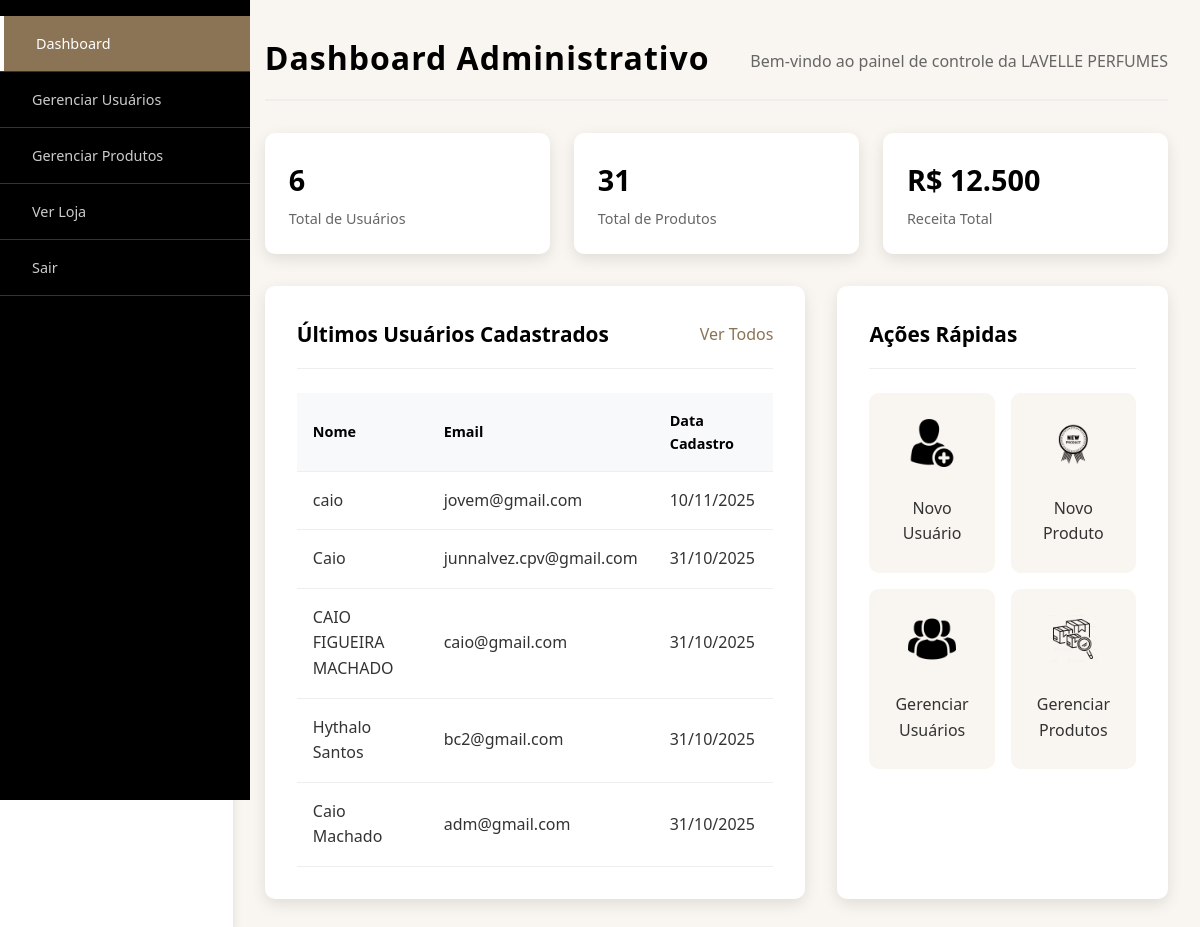
/admin/dashboard.php (signed in), run on the app's committed database.
### tables this page shows
CREATE TABLE `usuarios` (
  `id` int(11) NOT NULL,
  `nome` varchar(100) NOT NULL,
  `email` varchar(150) NOT NULL,
  `senha` varchar(255) NOT NULL,
  `data_cadastro` timestamp NOT NULL DEFAULT current_timestamp(),
  `telefone` varchar(20) DEFAULT NULL,
  `endereco` text DEFAULT NULL,
  `cidade` varchar(100) DEFAULT NULL,
  `estado` varchar(50) DEFAULT NULL,
  `cep` varchar(10) DEFAULT NULL,
  `foto_perfil` varchar(255) DEFAULT NULL,
  `created_at` timestamp NOT NULL DEFAULT current_timestamp()
);

### admin/dashboard.php (the view, shortened to what this page needs)
<?php
$database = new Database();
$db = $database->getConnection();
$total_usuarios = 0;
$total_produtos = 0;
$ultimos_usuarios = [];
try {
    $query_usuarios = "SELECT COUNT(*) as total FROM usuarios";
    $stmt_usuarios = $db->prepare($query_usuarios);
    $stmt_usuarios->execute();
    $total_usuarios = $stmt_usuarios->fetch(PDO::FETCH_ASSOC)['total'];
} catch(PDOException $e) {
    $total_usuarios = 0;
}
try {
    $query_produtos = "SELECT COUNT(*) as total FROM produtos";
    $stmt_produtos = $db->prepare($query_produtos);
    $stmt_produtos->execute();
    $total_produtos = $stmt_produtos->fetch(PDO::FETCH_ASSOC)['total'];
} catch(PDOException $e) {
    $total_produtos = 0;
}
try {
    $query_ultimos_usuarios = "SELECT nome, email, created_at FROM usuarios ORDER BY created_at DESC LIMIT 5";
    $stmt_ultimos_usuarios = $db->prepare($query_ultimos_usuarios);
    $stmt_ultimos_usuarios->execute();
    $ultimos_usuarios = $stmt_ultimos_usuarios->fetchAll(PDO::FETCH_ASSOC);
} catch(PDOException $e) {
    $ultimos_usuarios = [];
}
include 'includes/header.php';
include 'includes/sidebar.php';
?>
<div class="main-content">
    <div class="page-header">
        <h1>Dashboard Administrativo</h1>
        <p>Bem-vindo ao painel de controle da LAVELLE PERFUMES</p>
    </div>
    <div class="stats-grid">
        <div class="stat-card">
            <div class="stat-info">
                <div class="stat-number"><?php echo $total_usuarios; ?></div>
                <div class="stat-label">Total de Usuários</div>
            </div>
        </div>
        <div class="stat-card">
            <div class="stat-info">
                <div class="stat-number"><?php echo $total_produtos; ?></div>
                <div class="stat-label">Total de Produtos</div>
            </div>
        </div>
        <div class="stat-card">
            <div class="stat-info">
                <div class="stat-number">R$ 12.500</div>
                <div class="stat-label">Receita Total</div>
            </div>
        </div>
    </div>
    <div class="content-grid">
        <div class="content-card">
            <div class="card-header">
                <h2>Últimos Usuários Cadastrados</h2>
                <a href="usuarios.php" class="btn-link">Ver Todos</a>
            </div>
            <div class="table-responsive">
                <?php if(!empty($ultimos_usuarios)): ?>
                    <table class="data-table">
                        <thead>
                            <tr>
                                <th>Nome</th>
                                <th>Email</th>
                                <th>Data Cadastro</th>
                            </tr>
                        </thead>
                        <tbody>
                            <?php foreach($ultimos_usuarios as $usuario): ?>
                            <tr>
                                <td><?php echo htmlspecialchars($usuario['nome']); ?></td>
                                <td><?php echo htmlspecialchars($usuario['email']); ?></td>
                                <td>
                                    <?php
                                    if(isset($usuario['created_at'])) {
                                        echo date('d/m/Y', strtotime($usuario['created_at']));
                                    } else {
                                        echo 'N/A';
                                    }
                                    ?>
                                </td>
                            </tr>
                            <?php endforeach; ?>
                        </tbody>
                    </table>
                <?php else: ?>
                    <p style="text-align: center; color: #666; padding: 2rem;">
                        <?php echo $total_usuarios === 0 ? 'Nenhum usuário cadastrado.' : 'Erro ao carregar usuários.'; ?>
                    </p>
                <?php endif; ?>
            </div>
        </div>
        <div class="content-card">
            <div class="card-header">
                <h2>Ações Rápidas</h2>
            </div>
            <div class="quick-actions">
                <a href="usuarios.php?action=create" class="quick-action-btn">
                    <div class="action-icon">
                        <img src="../novouser.png" alt="Novo Usuário" class="action-icon-img">
                    </div>
                    <span>Novo Usuário</span>
                </a>
                <a href="produtos.php?action=create" class="quick-action-btn">
                    <div class="action-icon">
                        <img src="../novo.png" alt="Novo Produto" class="action-icon-img">
                    </div>
                    <span>Novo Produto</span>
                </a>
                <a href="usuarios.php" class="quick-action-btn">
                    <div class="action-icon">
                        <img src="../iconmais.png" alt="Gerenciar Usuários" class="action-icon-img">
                    </div>
                    <span>Gerenciar Usuários</span>
                </a>
                <a href="produtos.php" class="quick-action-btn">
                    <div class="action-icon">
                        <img src="../gerenciarprodutos.png" alt="Gerenciar Produtos" class="action-icon-img">
                    </div>
                    <span>Gerenciar Produtos</span>
                </a>
            </div>
        </div>
    </div>
</div>
<?php include 'includes/footer.php'; ?>

### admin/css/style.css (style rules this page uses)
* { margin: 0; padding: 0; box-sizing: border-box; font-family: "Segoe UI", Tahoma, Geneva, Verdana, sans-serif; }
body { background-color: #f9f5f0; color: #333; line-height: 1.6; }
.main-content { flex: 1; padding: 2rem; }
.page-header { display: flex; justify-content: space-between; align-items: center; margin-bottom: 2rem; padding-bottom: 1rem; border-bottom: 2px solid #eee; }
.page-header h1 { font-size: 2rem; color: #000; letter-spacing: 1px; }
.page-header p { color: #666; margin-top: 0.5rem; }
.btn-link { color: #8b7355; text-decoration: none; font-weight: 500; transition: color 0.3s; }
.stats-grid { display: grid; grid-template-columns: repeat(auto-fit, minmax(250px, 1fr)); gap: 1.5rem; margin-bottom: 2rem; }
.stat-card { background: white; padding: 1.5rem; border-radius: 10px; box-shadow: 0 5px 15px rgba(0, 0, 0, 0.1); display: flex; align-items: center; gap: 1rem; transition: transform 0.3s; }
.stat-number { font-size: 1.8rem; font-weight: bold; color: #000; margin-bottom: 0.25rem; }
.stat-label { color: #666; font-size: 0.9rem; }
.content-grid { display: grid; grid-template-columns: 2fr 1fr; gap: 2rem; }
.content-card { background: white; padding: 2rem; border-radius: 10px; box-shadow: 0 5px 15px rgba(0, 0, 0, 0.1); }
.card-header { display: flex; justify-content: space-between; align-items: center; margin-bottom: 1.5rem; padding-bottom: 1rem; border-bottom: 1px solid #eee; }
.card-header h2 { font-size: 1.3rem; color: #000; }
.table-responsive { overflow-x: auto; }
.data-table { width: 100%; border-collapse: collapse; }
.data-table th, .data-table td { padding: 1rem; text-align: left; border-bottom: 1px solid #eee; }
.data-table th { background: #f8f9fa; font-weight: 600; color: #000; font-size: 0.9rem; }
.quick-actions { display: grid; grid-template-columns: 1fr 1fr; gap: 1rem; }
.quick-action-btn { background: #f9f5f0; padding: 1.5rem; border-radius: 10px; text-decoration: none; color: #333; text-align: center; transition: all 0.3s; border: 2px solid transparent; }
.action-icon { font-size: 2rem; margin-bottom: 0.5rem; }
.action-icon-img { width: 48px; height: 48px; object-fit: contain; margin-bottom: 0.5rem; }

### data on the page
usuarios: nome "caio", email "jovem@gmail.com", created_at "10/11/2025"
usuarios: nome "Caio", email "junnalvez.cpv@gmail.com", created_at "31/10/2025"
usuarios: nome "CAIO FIGUEIRA MACHADO", email "caio@gmail.com", created_at "31/10/2025"
usuarios: nome "Hythalo Santos", email "bc2@gmail.com", created_at "31/10/2025"
usuarios: nome "Caio Machado", email "adm@gmail.com", created_at "31/10/2025"

### other printed values
$total_usuarios "6"
$total_produtos "31"
